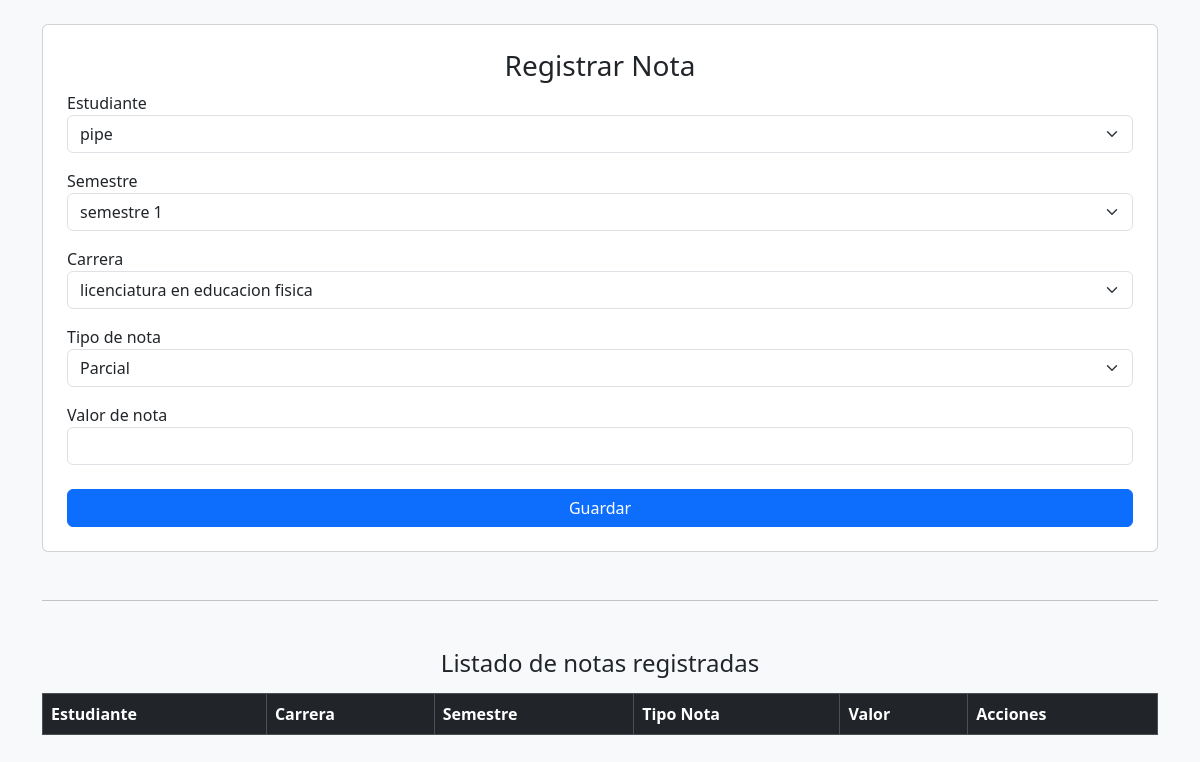
Page /admin/notas.php (signed in) on the earlier database version.
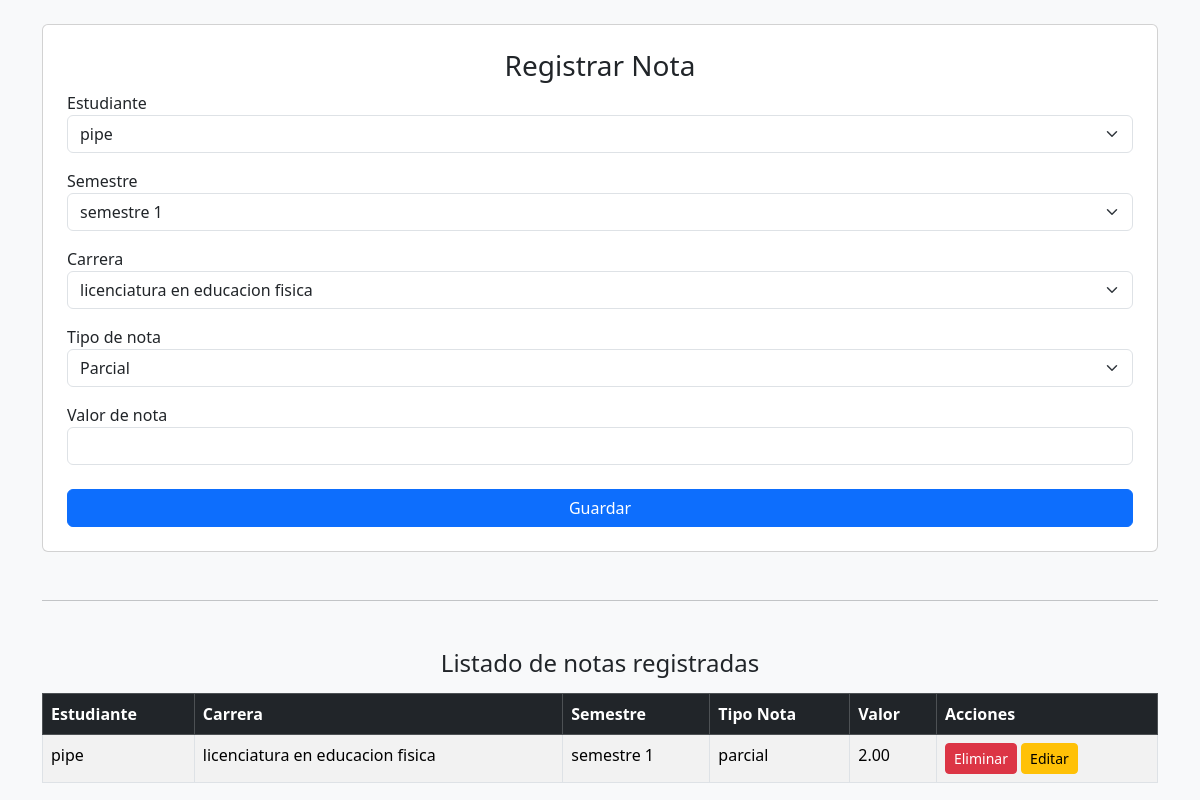
Same page on the later database version.
### tables this page shows
CREATE TABLE `notas` (
  `id_nota` int(11) NOT NULL,
  `tipo_nota` varchar(50) NOT NULL,
  `valor_nota` decimal(5,2) NOT NULL,
  `id_carrera` int(11) NOT NULL,
  `id_semestre` int(11) NOT NULL,
  `fecha_registro` datetime NOT NULL DEFAULT current_timestamp(),
  `id_usuario` int(11) NOT NULL
);

CREATE TABLE `usuario` (
  `id_usuario` int(11) NOT NULL,
  `id_role` int(11) NOT NULL,
  `nombre` varchar(100) NOT NULL,
  `email` varchar(100) NOT NULL,
  `password` varchar(500) NOT NULL
);

CREATE TABLE `carrera` (
  `id_carrera` int(11) NOT NULL,
  `nombre_carrera` varchar(150) NOT NULL,
  `id_semestre` int(11) NOT NULL
);

CREATE TABLE `semestre` (
  `id_semestre` int(11) NOT NULL,
  `nombre_semestre` varchar(50) NOT NULL
);

### admin/notas.php (the view, shortened to what this page needs)
<?php
$db = new Database();
$con = $db->conectar();
$semestres = $con->query("SELECT * FROM semestre")->fetchAll(PDO::FETCH_ASSOC);
$carreras = $con->query("SELECT * FROM carrera")->fetchAll(PDO::FETCH_ASSOC);
$usuarios = $con->query("SELECT * FROM usuario WHERE id_role = 2")->fetchAll(PDO::FETCH_ASSOC);
?>
<!DOCTYPE html>
<html lang="es">
<head>
    <link href="https://cdn.jsdelivr.net/npm/bootstrap@5.3.3/dist/css/bootstrap.min.css" rel="stylesheet">
</head>
<body class="bg-light">
<div class="container mt-4">
    <div class="card p-4">
        <h3 class="text-center">Registrar Nota</h3>
        <form method="POST">
            <label>Estudiante</label>
            <select name="id_usuario" class="form-select" required>
                <?php foreach ($usuarios as $u) { ?>
                    <option value="<?= $u['id_usuario'] ?>"><?= $u['nombre'] ?></option>
                <?php } ?>
            </select>
            <label class="mt-3">Semestre</label>
            <select name="id_semestre" class="form-select" required>
                <?php foreach ($semestres as $s) { ?>
                    <option value="<?= $s['id_semestre'] ?>"><?= $s['nombre_semestre'] ?></option>
                <?php } ?>
            </select>
            <label class="mt-3">Carrera</label>
            <select name="id_carrera" class="form-select" required>
                <?php foreach ($carreras as $c) { ?>
                    <option value="<?= $c['id_carrera'] ?>"><?= $c['nombre_carrera'] ?></option>
                <?php } ?>
            </select>
            <label class="mt-3">Tipo de nota</label>
            <select name="tipo_nota" class="form-select" required>
                <option value="parcial">Parcial</option>
            </select>
            <label class="mt-3">Valor de nota</label>
            <input type="number" step="0.1" min="0.0" max="5.0" name="valor_nota" class="form-control" required>
            <button class="btn btn-primary mt-4 w-100" na   me="guardar">Guardar</button>
        </form>
    </div>
    <hr class="my-5">
    <h4 class="text-center">Listado de notas registradas</h4>
    <table class="table table-bordered table-striped mt-3">
        <thead class="table-dark">
        <tr>
            <th>Estudiante</th>
            <th>Carrera</th>
            <th>Semestre</th>
            <th>Tipo Nota</th>
            <th>Valor</th>
            <th>Acciones</th>
        </tr>
        </thead>
        <tbody>
        <?php
        $sql_show = $con->query("SELECT n.id_nota, n.valor_nota, n.tipo_nota,s.nombre_semestre, c.nombre_carrera, u.nombre AS estudiante
            FROM notas n INNER JOIN usuario u ON n.id_usuario = u.id_usuario
            INNER JOIN carrera c ON n.id_carrera = c.id_carrera INNER JOIN semestre s ON n.id_semestre = s.id_semestre
            ORDER BY n.id_nota DESC");
        foreach ($sql_show->fetchAll(PDO::FETCH_ASSOC) as $fila) { ?>
            <tr>
                <td><?= $fila['estudiante'] ?></td>
                <td><?= $fila['nombre_carrera'] ?></td>
                <td><?= $fila['nombre_semestre'] ?></td>
                <td><?= $fila['tipo_nota'] ?></td>
                <td><?= $fila['valor_nota'] ?></td>
                <td>
                                <form method="POST" class="d-inline">
                                    <button class="btn btn-sm btn-danger" name="eliminar"
                                        onclick="return confirm('Estás seguro de eliminar este usuario')">
                                        Eliminar
                                    </button>
                                    <a href=""
                                    onclick="window.open('updatenotas.php?id_nota=<?= $fila['id_nota'] ?>', '', 'width=500, height=500, toolbar=no'); return false;"
                                    class="btn btn-sm btn-warning">Editar</a>
                                </form>
                            </td>
            </tr>
        <?php } ?>
        </tbody>
    </table>
</div>
</body>
</html>

Differences in the rows shown:
added notas: id_usuario.nombre "pipe", id_carrera.nombre_carrera "licenciatura en educacion fisica", id_semestre.nombre_semestre "semestre 1", tipo_nota "parcial", valor_nota "2.00", $fila['id_nota'] 5 (drawn)
